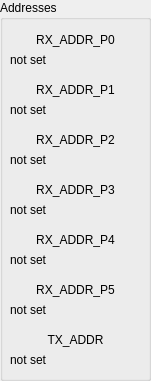
        <widget class="QGroupBox" name="groupBox_16">
         <property name="geometry">
          <rect>
           <x>480</x>
           <y>310</y>
           <width>151</width>
           <height>381</height>
          </rect>
         </property>
         <property name="title">
          <string>Addresses</string>
         </property>
         <widget class="QLabel" name="label_4">
          <property name="geometry">
           <rect>
            <x>10</x>
            <y>30</y>
            <width>131</width>
            <height>19</height>
           </rect>
          </property>
          <property name="text">
           <string>RX_ADDR_P0</string>
          </property>
          <property name="alignment">
           <set>Qt::AlignCenter</set>
          </property>
         </widget>
         <widget class="QLabel" name="lRX_ADDR_P0">
          <property name="geometry">
           <rect>
            <x>10</x>
            <y>50</y>
            <width>131</width>
            <height>19</height>
           </rect>
          </property>
          <property name="toolTip">
           <string>0A</string>
          </property>
          <property name="text">
           <string>not set</string>
          </property>
         </widget>
         <widget class="QLabel" name="label_5">
          <property name="geometry">
           <rect>
            <x>10</x>
            <y>80</y>
            <width>131</width>
            <height>19</height>
           </rect>
          </property>
          <property name="toolTip">
           <string/>
          </property>
          <property name="text">
           <string>RX_ADDR_P1</string>
          </property>
          <property name="alignment">
           <set>Qt::AlignCenter</set>
          </property>
         </widget>
         <widget class="QLabel" name="lRX_ADDR_P1">
          <property name="geometry">
           <rect>
            <x>10</x>
            <y>100</y>
            <width>131</width>
            <height>19</height>
           </rect>
          </property>
          <property name="toolTip">
           <string>0B</string>
          </property>
          <property name="text">
           <string>not set</string>
          </property>
         </widget>
         <widget class="QLabel" name="label_6">
          <property name="geometry">
           <rect>
            <x>10</x>
            <y>130</y>
            <width>131</width>
            <height>19</height>
           </rect>
          </property>
          <property name="text">
           <string>RX_ADDR_P2</string>
          </property>
          <property name="alignment">
           <set>Qt::AlignCenter</set>
          </property>
         </widget>
         <widget class="QLabel" name="lRX_ADDR_P2">
          <property name="geometry">
           <rect>
            <x>10</x>
            <y>150</y>
            <width>131</width>
            <height>19</height>
           </rect>
          </property>
          <property name="toolTip">
           <string>0C</string>
          </property>
          <property name="text">
           <string>not set</string>
          </property>
         </widget>
         <widget class="QLabel" name="label_7">
          <property name="geometry">
           <rect>
            <x>10</x>
            <y>180</y>
            <width>131</width>
            <height>19</height>
           </rect>
          </property>
          <property name="text">
           <string>RX_ADDR_P3</string>
          </property>
          <property name="alignment">
           <set>Qt::AlignCenter</set>
          </property>
         </widget>
         <widget class="QLabel" name="lRX_ADDR_P3">
          <property name="geometry">
           <rect>
            <x>10</x>
            <y>200</y>
            <width>131</width>
            <height>19</height>
           </rect>
          </property>
          <property name="toolTip">
           <string>0D</string>
          </property>
          <property name="text">
           <string>not set</string>
          </property>
         </widget>
         <widget class="QLabel" name="label_8">
          <property name="geometry">
           <rect>
            <x>10</x>
            <y>230</y>
            <width>131</width>
            <height>19</height>
           </rect>
          </property>
          <property name="text">
           <string>RX_ADDR_P4</string>
          </property>
          <property name="alignment">
           <set>Qt::AlignCenter</set>
          </property>
         </widget>
         <widget class="QLabel" name="lRX_ADDR_P4">
          <property name="geometry">
           <rect>
            <x>10</x>
            <y>250</y>
            <width>131</width>
            <height>19</height>
           </rect>
          </property>
          <property name="toolTip">
           <string>0E</string>
          </property>
          <property name="text">
           <string>not set</string>
          </property>
         </widget>
         <widget class="QLabel" name="label_9">
          <property name="geometry">
           <rect>
            <x>10</x>
            <y>280</y>
            <width>131</width>
            <height>19</height>
           </rect>
          </property>
          <property name="text">
           <string>RX_ADDR_P5</string>
          </property>
          <property name="alignment">
           <set>Qt::AlignCenter</set>
          </property>
         </widget>
         <widget class="QLabel" name="lRX_ADDR_P5">
          <property name="geometry">
           <rect>
            <x>10</x>
            <y>300</y>
            <width>131</width>
            <height>19</height>
           </rect>
          </property>
          <property name="toolTip">
           <string>0F</string>
          </property>
          <property name="text">
           <string>not set</string>
          </property>
         </widget>
         <widget class="QLabel" name="label_10">
          <property name="geometry">
           <rect>
            <x>10</x>
            <y>330</y>
            <width>131</width>
            <height>19</height>
           </rect>
          </property>
          <property name="text">
           <string>TX_ADDR</string>
          </property>
          <property name="alignment">
           <set>Qt::AlignCenter</set>
          </property>
         </widget>
         <widget class="QLabel" name="lTX_ADDR">
          <property name="geometry">
           <rect>
            <x>10</x>
            <y>350</y>
            <width>131</width>
            <height>19</height>
           </rect>
          </property>
          <property name="toolTip">
           <string>10</string>
          </property>
          <property name="text">
           <string>not set</string>
          </property>
         </widget>
        </widget>
